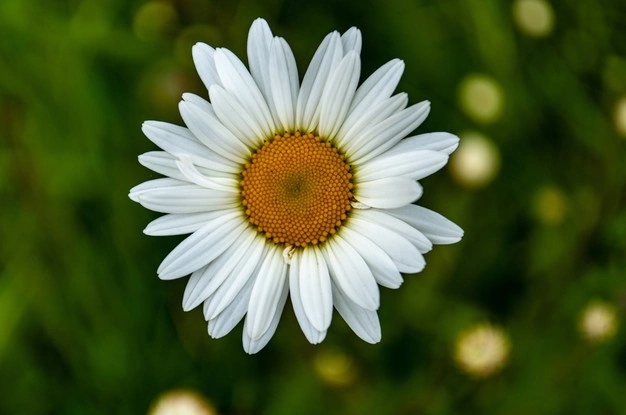
#> input picture vision/scripts/index2.webp, 626 x 415 px
$ python kmoy.py
#> lines starting #> are read from the running program, lines starting #| are printed output that depends on the picture
from sklearn.cluster import KMeans
import matplotlib.pyplot as plt
import cv2
import numpy as np

#Ensuite charger une image et la convertir de BGR à RGB si nécessaire et l’afficher :
image = cv2.imread('index2.webp')
#> image is the input picture: shape (415, 626, 3); mean B, G, R 50, 94, 79.4
image = cv2.cvtColor(image, cv2.COLOR_BGR2RGB)
plt.figure()
plt.axis("off")
plt.imshow(image)

n_clusters=5
image = image.reshape((image.shape[0] * image.shape[1], 3))
clt = KMeans(n_clusters = n_clusters )
clt.fit(image)
def centroid_histogram(clt):
    numLabels = np.arange(0, len(np.unique(clt.labels_)) + 1)
    (hist, _) = np.histogram(clt.labels_, bins=numLabels)

    # normalize the histogram, such that it sums to one
    hist = hist.astype("float")
    hist /= hist.sum()

    return hist

def plot_colors(hist, centroids):
    bar = np.zeros((50, 300, 3), dtype="uint8")
    startX = 0

    # loop over the percentage of each cluster and the color of
    # each cluster
    for (percent, color) in zip(hist, centroids):
        # plot the relative percentage of each cluster
        endX = startX + (percent * 300)
        cv2.rectangle(bar, (int(startX), 0), (int(endX), 50),
                      color.astype("uint8").tolist(), -1)
        startX = endX
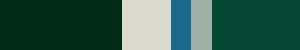
#> bar: shape (50, 300, 3); mean of channels 0, 1, 2 79.1, 93.4, 49.7; drawn as B, G, R

    return bar


hist = centroid_histogram(clt)
bar = plot_colors(hist, clt.cluster_centers_)
plt.figure()
plt.axis("off")
plt.imshow(bar)
plt.show()

$ run again, with vision/scripts/index.jpeg saved as vision/scripts/index2.webp
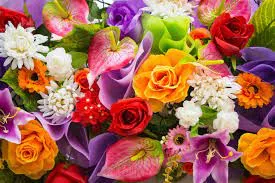
#> input picture vision/scripts/index.jpeg, 275 x 183 px
#> image is the input picture: shape (183, 275, 3); mean B, G, R 81.2, 103, 165.4
#> after the loop in plot_colors, `for (percent, color) in zip(hist, centroids):`:
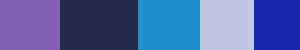
#> bar: shape (50, 300, 3); mean of channels 0, 1, 2 164.6, 101.9, 80.1; drawn as B, G, R
